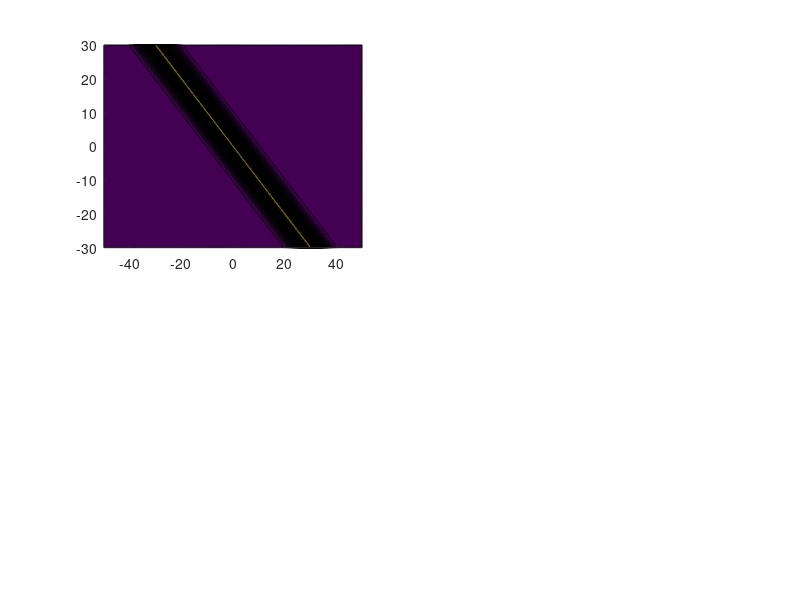

The MATLAB source for this figure: (Note: this script raises an error after producing the figure.)
%% Driver file for KP2 numerical solver
%% Domain, ICs, etc go here
save_on  = 1;  % Set to nonzero if you want to run the solver, set
               % to 0 if you want to plot
periodic = 1;  % setto nonzero to run periodic solver (no BCs need)
               % set to 0 to run solver with time-dependent BCs                
plot_on  = 1;  % Set to 1 if you want to plot just before and just
               % after (possibly) calling the solver          
check_IC = 0;  % Set to nonzero to plot the ICs and BCs without running the solver

%% Numerical Parameters
tmax   = 5;      % Solver will run from t=0 to t = tmax
numout = 10*tmax+1; % numout times will be saved (including ICs)
Lx     = 50;     % Solver will run on x \in [-Lx,Lx]
Ly     = 30;     % Solver will run on y \in [-Ly,Ly]
Nx     = 2^8;    % Number of Fourier modes in x-direction
Ny     = 2^8;    % Number of Fourier modes in y-direction

t      = linspace(0,tmax,numout);

%% Initial Condition and large-y approximation in time
    ic_type = 'RP_soli';
    %% One-soliton
    	sa = 1; q = 1;
    a     = @(x,y,t) sa^2 .* ones(size(x));
    ax    = @(x,y,t) zeros(size(x));
    ay    = @(x,y,t) zeros(size(x));
    q     = @(x,y,t)  q   .* ones(size(x));
    qx    = @(x,y,t) zeros(size(x));
    qy    = @(x,y,t) zeros(size(x));
    uasoli = @(theta,x,y,t,a) a(x,y,t).*(sech(sqrt(a(x,y,t)/12).*theta)).^2;
  dxuasoli = @(theta,dxtheta,x,y,t,a,ax) sech(sqrt(a(x,y,t)/12).*theta).^2.*...
               (ax(x,y,t) + sqrt(a(x,y,t)/12).*tanh(sqrt(a(x,y,t)/12).*theta).*...
                    dxtheta);
  dyuasoli = @(theta,dytheta,x,y,t,a,q) sech(sqrt(a(x,y,t)/12).*theta).^2.*...
               (ay(x,y,t) + sqrt(a(x,y,t)/12).*tanh(sqrt(a(x,y,t)/12).*theta).*...
                    dytheta);

    theta = @(x,y,t,a,q) (x + q(x,y,t).*y - (a(x,y,t)/3+q(x,y,t).^2) * t);
  dxtheta = @(x,y,t,a,ax,q,qx) (-(x+(y-t.*q(x,y,t)).*q(x,y,t))*ax(x,y,t)+...
                    a(x,y,t).*(-2+t*ax(x,y,t)-2*(y-2*t*q(x,y,t)).*qx(x,y,t)));
  dytheta = @(x,y,t,a,ay,q,qy) (-(x+(y-t.*q(x,y,t)).*q(x,y,t)).*ay(x,y,t)+...
                    a(x,y,t).*(t.*ay(x,y,t)-2*y.*qy(x,y,t)+...
                    q(x,y,t)*(-2+4*t.*qy(x,y,t))));
  
                       
    uasy  = @(x,y,t)  uasoli(theta(x,y,t,a,q),x,y,t,a);
  dxuasy  = @(x,y,t) dxuasoli(theta(x,y,t,a,q),...
                            dxtheta(x,y,t,a,ax,q,qx),...
                             x,y,t,a,ax);
  dyuasy  = @(x,y,t) dyuasoli(theta(x,y,t,a,q),...
                            dxtheta(x,y,t,a,ax,q,qx),...
                              x,y,t,a,q);

    u0    = @(x,y)    uasy(x,y,0);

    
   %% Two-Soliton amplitude, angle parameters
%     sam  = 2;
%     qm   = 1 ;
%     sap  = 1.5;
%     qp = qm - sam + sap;
% %     % Initial condition    
% %     [u0x,u0y,t0,u0mat] = RW1wave_evolve_fun(sam,qm,sap,qp,-Lx,Lx,-Ly,Ly,1);
% %     u0   = @(x,y) interp2(u0x,u0y,u0mat,x,y);
%     % Asymptotic approximation
%     aa     = @(x,t) sam^2 .* (x<0) + sap^2 .* (x>=0);
%     qa     = @(x,t)  qm   .* (x<0) +  qp   .* (x>=0);
%     uasoli = @(theta,x,t,a) a(x,t).*(sech(sqrt(a(x,t)/12).*theta)).^2;
%     theta = @(x,y,t,a,q) (x + q(x,t).*y - (a(x,t)/3+q(x,t).^2) * t);
%     uasy  = @(x,y,t) uasoli(theta(x,y,t,aa,qa),x,t,aa);
%     u0    = @(x,y)   uasy(x,y,0);
%% Generate directory, save parameters
if strcmp(computer,'MACI64')
    maindir = '/Volumes/Data Storage/Numerics/KP';
else
    maindir = 'H:';
end
    slant = filesep;
    
%% Create directory run will be saved to
data_dir = [maindir,slant,'Numerics',slant,'KP',slant,...
            '_tmax_',   num2str(round(tmax)),...
            '_Lx_',     num2str(Lx),...
            '_Nx_',     num2str(Nx),...
            '_Ly_',     num2str(Ly),...
            '_Ny_',     num2str(Ny),...
            '_bndry_condns_periodic',...
            '_init_condns_',ic_type,...
            slant];
% Create the data directory if necessary
if ~exist(data_dir,'dir')
    mkdir(data_dir);
else
    disp(['Warning, directory ',data_dir]);
    disp('already exists, possibly overwriting data');
end

savefile = sprintf('%sparameters.mat',data_dir);

%% If chosen, run the solver using the parameters and conditions above
if save_on
    % Load initial data
      xplot  = (2*Lx/Nx)*[-Nx/2:Nx/2];
      yplot  = (2*Ly/Ny)*[-Ny/2:Ny/2];
      [XPLOT,YPLOT] = meshgrid(xplot,yplot);
      tplot  = linspace(0,tmax,floor(tmax*10));
      u_init = u0(XPLOT,YPLOT);
    if plot_on
        % Plot initial conditions and boundary conditions
        fontsize = 12;
        figure(1); clf;
        subplot(2,2,1)
            contourf(XPLOT,YPLOT,u_init,100,'edgecolor','none'); xlabel('x'); ylabel('y'); 
            title('Initial Conditions');
        subplot(2,2,2)
            contourf(XPLOT,YPLOT,uasy(XPLOT,YPLOT,0),100,'edgecolor','none'); xlabel('x'); ylabel('y'); 
            title('Asymptotic u');
        subplot(2,2,3)
            contourf(XPLOT,YPLOT,dxuasy(XPLOT,YPLOT,0),100,'edgecolor','none'); xlabel('x'); ylabel('y'); 
            title('Asymptotic u, x-deriv');
        subplot(2,2,4)
            contourf(XPLOT,YPLOT,dyuasy(XPLOT,YPLOT,0),100,'edgecolor','none'); xlabel('x'); ylabel('y'); 
            title('Asymptotic u, y-deriv');
        set(gca,'fontsize',fontsize,'fontname','times');
        pause(0.25);
        if check_IC
%             colorbar;
%             legend(ic_type);
            drawnow; 
            return;
        end
    end
    
    % Save parameters
        save(savefile,'t','Nx','Lx',...
                          'Ny','Ly',...
                          'u0','uasy','dxuasy','dyuasy',...
                          'periodic');
    % Run timestepper
        KP_solver_periodic( t, Lx, Nx,...
                               Ly, Ny,...
                               u0, uasy, dxuasy,dyuasy,...
                               data_dir );     
else
    load(savefile);
end

if plot_on
    plot_data_fun_2D(data_dir);
end
